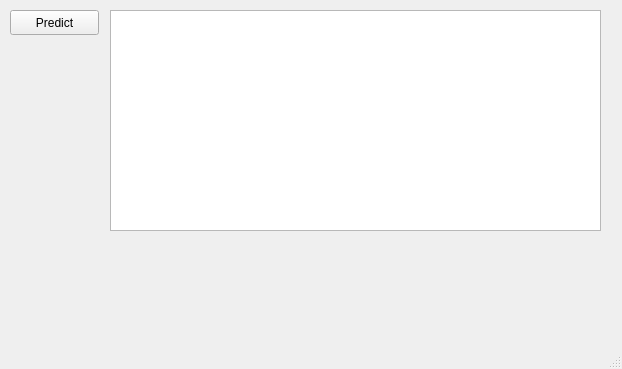
<?xml version="1.0" encoding="UTF-8"?>
<ui version="4.0">
 <class>MainWindow</class>
 <widget class="QMainWindow" name="MainWindow">
  <property name="geometry">
   <rect>
    <x>0</x>
    <y>0</y>
    <width>622</width>
    <height>369</height>
   </rect>
  </property>
  <property name="windowTitle">
   <string>Predict Image</string>
  </property>
  <widget class="QWidget" name="centralwidget">
   <widget class="QPushButton" name="btn_predict">
    <property name="geometry">
     <rect>
      <x>10</x>
      <y>10</y>
      <width>89</width>
      <height>25</height>
     </rect>
    </property>
    <property name="text">
     <string>Predict</string>
    </property>
   </widget>
   <widget class="QLabel" name="label_predict">
    <property name="geometry">
     <rect>
      <x>180</x>
      <y>240</y>
      <width>361</width>
      <height>21</height>
     </rect>
    </property>
    <property name="text">
     <string/>
    </property>
   </widget>
   <widget class="QTableWidget" name="tableWidget">
    <property name="geometry">
     <rect>
      <x>110</x>
      <y>10</y>
      <width>491</width>
      <height>221</height>
     </rect>
    </property>
   </widget>
  </widget>
  <widget class="QMenuBar" name="menubar">
   <property name="geometry">
    <rect>
     <x>0</x>
     <y>0</y>
     <width>622</width>
     <height>22</height>
    </rect>
   </property>
  </widget>
  <widget class="QStatusBar" name="statusbar"/>
 </widget>
 <resources/>
 <connections/>
</ui>
